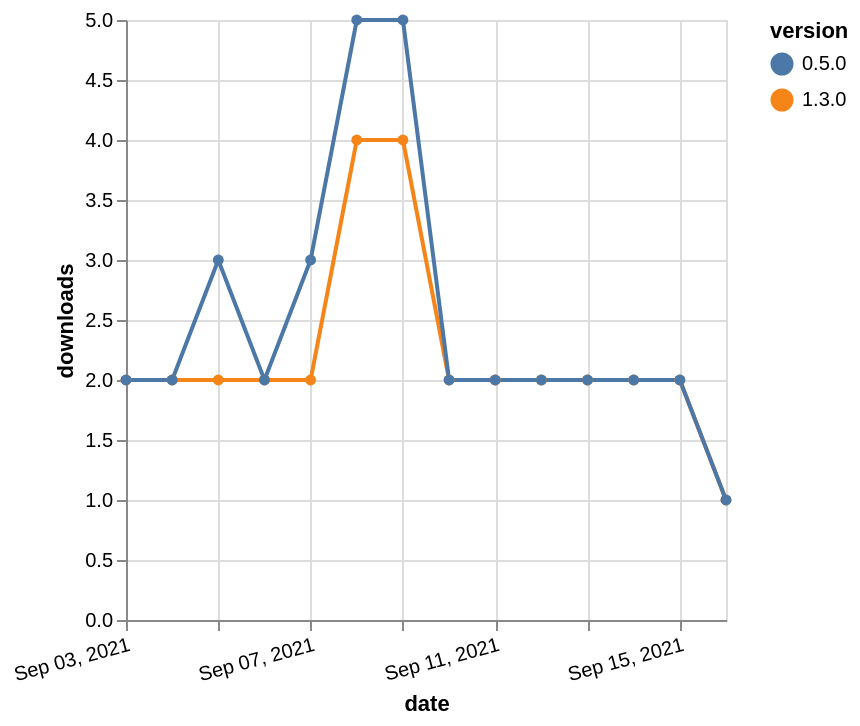

Describe this chart as a Vega-Lite specification.
### Vega-Lite specification from a JSON file in a GitHub repository (floating-point values rounded to 4 significant figures)
{"$schema": "https://vega.github.io/schema/vega-lite/v5.json", "description": "A simple bar chart with embedded data.", "data": {"values": [{"date": "2021-09-03", "total": 3485, "delta": 2, "version": "1.3.0"}, {"date": "2021-09-04", "total": 3487, "delta": 2, "version": "1.3.0"}, {"date": "2021-09-05", "total": 3489, "delta": 2, "version": "1.3.0"}, {"date": "2021-09-06", "total": 3491, "delta": 2, "version": "1.3.0"}, {"date": "2021-09-07", "total": 3493, "delta": 2, "version": "1.3.0"}, {"date": "2021-09-08", "total": 3497, "delta": 4, "version": "1.3.0"}, {"date": "2021-09-09", "total": 3501, "delta": 4, "version": "1.3.0"}, {"date": "2021-09-10", "total": 3503, "delta": 2, "version": "1.3.0"}, {"date": "2021-09-11", "total": 3505, "delta": 2, "version": "1.3.0"}, {"date": "2021-09-12", "total": 3507, "delta": 2, "version": "1.3.0"}, {"date": "2021-09-13", "total": 3509, "delta": 2, "version": "1.3.0"}, {"date": "2021-09-14", "total": 3511, "delta": 2, "version": "1.3.0"}, {"date": "2021-09-15", "total": 3513, "delta": 2, "version": "1.3.0"}, {"date": "2021-09-16", "total": 3514, "delta": 1, "version": "1.3.0"}, {"date": "2021-09-03", "total": 4208, "delta": 2, "version": "0.5.0"}, {"date": "2021-09-04", "total": 4210, "delta": 2, "version": "0.5.0"}, {"date": "2021-09-05", "total": 4213, "delta": 3, "version": "0.5.0"}, {"date": "2021-09-06", "total": 4215, "delta": 2, "version": "0.5.0"}, {"date": "2021-09-07", "total": 4218, "delta": 3, "version": "0.5.0"}, {"date": "2021-09-08", "total": 4223, "delta": 5, "version": "0.5.0"}, {"date": "2021-09-09", "total": 4228, "delta": 5, "version": "0.5.0"}, {"date": "2021-09-10", "total": 4230, "delta": 2, "version": "0.5.0"}, {"date": "2021-09-11", "total": 4232, "delta": 2, "version": "0.5.0"}, {"date": "2021-09-12", "total": 4234, "delta": 2, "version": "0.5.0"}, {"date": "2021-09-13", "total": 4236, "delta": 2, "version": "0.5.0"}, {"date": "2021-09-14", "total": 4238, "delta": 2, "version": "0.5.0"}, {"date": "2021-09-15", "total": 4240, "delta": 2, "version": "0.5.0"}, {"date": "2021-09-16", "total": 4241, "delta": 1, "version": "0.5.0"}]}, "width": "container", "mark": {"type": "line", "point": {"filled": true}}, "encoding": {"x": {"field": "date", "type": "temporal", "timeUnit": "yearmonthdate", "title": "date", "axis": {"labelAngle": -15}}, "y": {"field": "delta", "type": "quantitative", "title": "downloads"}, "color": {"field": "version", "type": "nominal"}, "tooltip": {"field": "delta"}}}
